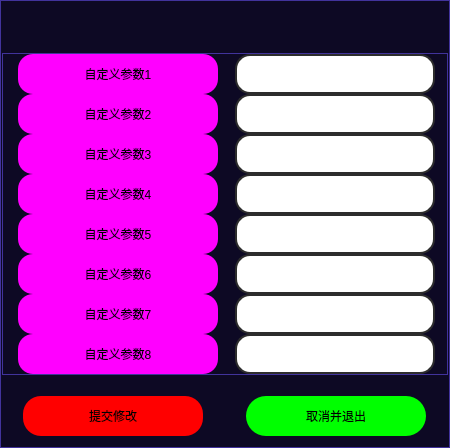
          <widget class="QFrame" name="frame_37">
           <property name="sizePolicy">
            <sizepolicy hsizetype="Expanding" vsizetype="Preferred">
             <horstretch>0</horstretch>
             <verstretch>0</verstretch>
            </sizepolicy>
           </property>
           <property name="minimumSize">
            <size>
             <width>450</width>
             <height>0</height>
            </size>
           </property>
           <property name="maximumSize">
            <size>
             <width>450</width>
             <height>16777215</height>
            </size>
           </property>
           <property name="styleSheet">
            <string notr="true">QFrame {
	background-color: rgb(13, 9, 36);
	border: 1px solid rgb(65, 51, 156);
}
QFrame:hover {
	border: 2px solid rgb(255, 85, 0);
}</string>
           </property>
           <property name="frameShape">
            <enum>QFrame::StyledPanel</enum>
           </property>
           <property name="frameShadow">
            <enum>QFrame::Raised</enum>
           </property>
           <layout class="QVBoxLayout" name="verticalLayout_21">
            <property name="spacing">
             <number>1</number>
            </property>
            <property name="leftMargin">
             <number>1</number>
            </property>
            <property name="topMargin">
             <number>1</number>
            </property>
            <property name="rightMargin">
             <number>1</number>
            </property>
            <property name="bottomMargin">
             <number>1</number>
            </property>
            <item>
             <widget class="QFrame" name="frame_17">
              <property name="minimumSize">
               <size>
                <width>0</width>
                <height>50</height>
               </size>
              </property>
              <property name="styleSheet">
               <string notr="true">font: 700 20pt &quot;等线&quot;;
color: rgb(0, 255, 0);
border: none;</string>
              </property>
              <property name="frameShape">
               <enum>QFrame::StyledPanel</enum>
              </property>
              <property name="frameShadow">
               <enum>QFrame::Raised</enum>
              </property>
             </widget>
            </item>
            <item>
             <widget class="QFrame" name="frame_25">
              <property name="styleSheet">
               <string notr="true">QFrame {
	border: 1px solid rgb(65, 51, 156);
}
QFrame:hover {
	border: 1px solid rgb(65, 51, 156);
}</string>
              </property>
              <property name="frameShape">
               <enum>QFrame::StyledPanel</enum>
              </property>
              <property name="frameShadow">
               <enum>QFrame::Raised</enum>
              </property>
              <layout class="QHBoxLayout" name="horizontalLayout_6">
               <property name="spacing">
                <number>15</number>
               </property>
               <property name="leftMargin">
                <number>15</number>
               </property>
               <property name="topMargin">
                <number>0</number>
               </property>
               <property name="rightMargin">
                <number>10</number>
               </property>
               <property name="bottomMargin">
                <number>0</number>
               </property>
               <item>
                <widget class="QFrame" name="upper_left_6">
                 <property name="sizePolicy">
                  <sizepolicy hsizetype="Minimum" vsizetype="Expanding">
                   <horstretch>0</horstretch>
                   <verstretch>0</verstretch>
                  </sizepolicy>
                 </property>
                 <property name="minimumSize">
                  <size>
                   <width>205</width>
                   <height>0</height>
                  </size>
                 </property>
                 <property name="maximumSize">
                  <size>
                   <width>205</width>
                   <height>1000</height>
                  </size>
                 </property>
                 <property name="styleSheet">
                  <string notr="true">border:none</string>
                 </property>
                 <property name="frameShape">
                  <enum>QFrame::StyledPanel</enum>
                 </property>
                 <property name="frameShadow">
                  <enum>QFrame::Raised</enum>
                 </property>
                 <layout class="QVBoxLayout" name="verticalLayout_53">
                  <property name="spacing">
                   <number>0</number>
                  </property>
                  <property name="leftMargin">
                   <number>0</number>
                  </property>
                  <property name="topMargin">
                   <number>0</number>
                  </property>
                  <property name="rightMargin">
                   <number>0</number>
                  </property>
                  <property name="bottomMargin">
                   <number>0</number>
                  </property>
                  <item>
                   <widget class="QLabel" name="label_Customized_parameters1">
                    <property name="minimumSize">
                     <size>
                      <width>200</width>
                      <height>40</height>
                     </size>
                    </property>
                    <property name="maximumSize">
                     <size>
                      <width>200</width>
                      <height>40</height>
                     </size>
                    </property>
                    <property name="styleSheet">
                     <string notr="true">QLabel {
	font: 700 18pt &quot;等线&quot;;
	background-color: rgb(255, 0, 255);
	border-radius: 15px;
}

QLabel:hover{
	border: 3px solid rgb(0, 255, 0);
}
QLabel:disabled{
	color: rgb(0, 0, 0);
	border-color: rgb(166, 166, 166);
    background-color: rgb(186, 186, 186);
}</string>
                    </property>
                    <property name="text">
                     <string>自定义参数1</string>
                    </property>
                    <property name="alignment">
                     <set>Qt::AlignCenter</set>
                    </property>
                    <property name="buddy">
                     <cstring>Customized_parameters1</cstring>
                    </property>
                   </widget>
                  </item>
                  <item>
                   <widget class="QLabel" name="label_Customized_parameters2">
                    <property name="minimumSize">
                     <size>
                      <width>200</width>
                      <height>40</height>
                     </size>
                    </property>
                    <property name="maximumSize">
                     <size>
                      <width>200</width>
                      <height>40</height>
                     </size>
                    </property>
                    <property name="styleSheet">
                     <string notr="true">QLabel {
	font: 700 18pt &quot;等线&quot;;
	background-color: rgb(255, 0, 255);
	border-radius: 15px;
}

QLabel:hover{
	border: 3px solid rgb(0, 255, 0);
}
QLabel:disabled{
	color: rgb(0, 0, 0);
	border-color: rgb(166, 166, 166);
    background-color: rgb(186, 186, 186);
}</string>
                    </property>
                    <property name="text">
                     <string>自定义参数2</string>
                    </property>
                    <property name="alignment">
                     <set>Qt::AlignCenter</set>
                    </property>
                    <property name="buddy">
                     <cstring>Customized_parameters2</cstring>
                    </property>
                   </widget>
                  </item>
                  <item>
                   <widget class="QLabel" name="label_Customized_parameters3">
                    <property name="minimumSize">
                     <size>
                      <width>200</width>
                      <height>40</height>
                     </size>
                    </property>
                    <property name="maximumSize">
                     <size>
                      <width>200</width>
                      <height>40</height>
                     </size>
                    </property>
                    <property name="styleSheet">
                     <string notr="true">QLabel {
	font: 700 18pt &quot;等线&quot;;
	background-color: rgb(255, 0, 255);
	border-radius: 15px;
}

QLabel:hover{
	border: 3px solid rgb(0, 255, 0);
}
QLabel:disabled{
	color: rgb(0, 0, 0);
	border-color: rgb(166, 166, 166);
    background-color: rgb(186, 186, 186);
}</string>
                    </property>
                    <property name="text">
                     <string>自定义参数3</string>
                    </property>
                    <property name="alignment">
                     <set>Qt::AlignCenter</set>
                    </property>
                    <property name="buddy">
                     <cstring>Customized_parameters3</cstring>
                    </property>
                   </widget>
                  </item>
                  <item>
                   <widget class="QLabel" name="label_Customized_parameters4">
                    <property name="minimumSize">
                     <size>
                      <width>200</width>
                      <height>40</height>
                     </size>
                    </property>
                    <property name="maximumSize">
                     <size>
                      <width>200</width>
                      <height>40</height>
                     </size>
                    </property>
                    <property name="styleSheet">
                     <string notr="true">QLabel {
	font: 700 18pt &quot;等线&quot;;
	background-color: rgb(255, 0, 255);
	border-radius: 15px;
}

QLabel:hover{
	border: 3px solid rgb(0, 255, 0);
}
QLabel:disabled{
	color: rgb(0, 0, 0);
	border-color: rgb(166, 166, 166);
    background-color: rgb(186, 186, 186);
}</string>
                    </property>
                    <property name="text">
                     <string>自定义参数4</string>
                    </property>
                    <property name="alignment">
                     <set>Qt::AlignCenter</set>
                    </property>
                    <property name="buddy">
                     <cstring>Customized_parameters4</cstring>
                    </property>
                   </widget>
                  </item>
                  <item>
                   <widget class="QLabel" name="label_Customized_parameters5">
                    <property name="minimumSize">
                     <size>
                      <width>200</width>
                      <height>40</height>
                     </size>
                    </property>
                    <property name="maximumSize">
                     <size>
                      <width>200</width>
                      <height>40</height>
                     </size>
                    </property>
                    <property name="styleSheet">
                     <string notr="true">QLabel {
	font: 700 18pt &quot;等线&quot;;
	background-color: rgb(255, 0, 255);
	border-radius: 15px;
}

QLabel:hover{
	border: 3px solid rgb(0, 255, 0);
}
QLabel:disabled{
	color: rgb(0, 0, 0);
	border-color: rgb(166, 166, 166);
    background-color: rgb(186, 186, 186);
}</string>
                    </property>
                    <property name="text">
                     <string>自定义参数5</string>
                    </property>
                    <property name="alignment">
                     <set>Qt::AlignCenter</set>
                    </property>
                    <property name="buddy">
                     <cstring>Customized_parameters5</cstring>
                    </property>
                   </widget>
                  </item>
                  <item>
                   <widget class="QLabel" name="label_Customized_parameters6">
                    <property name="minimumSize">
                     <size>
                      <width>200</width>
                      <height>40</height>
                     </size>
                    </property>
                    <property name="maximumSize">
                     <size>
                      <width>200</width>
                      <height>40</height>
                     </size>
                    </property>
                    <property name="styleSheet">
                     <string notr="true">QLabel {
	font: 700 18pt &quot;等线&quot;;
	background-color: rgb(255, 0, 255);
	border-radius: 15px;
}

QLabel:hover{
	border: 3px solid rgb(0, 255, 0);
}
QLabel:disabled{
	color: rgb(0, 0, 0);
	border-color: rgb(166, 166, 166);
    background-color: rgb(186, 186, 186);
}</string>
                    </property>
                    <property name="text">
                     <string>自定义参数6</string>
                    </property>
                    <property name="alignment">
                     <set>Qt::AlignCenter</set>
                    </property>
                    <property name="buddy">
                     <cstring>Customized_parameters6</cstring>
                    </property>
                   </widget>
                  </item>
                  <item>
                   <widget class="QLabel" name="label_Customized_parameters7">
                    <property name="minimumSize">
                     <size>
                      <width>200</width>
                      <height>40</height>
                     </size>
                    </property>
                    <property name="maximumSize">
                     <size>
                      <width>200</width>
                      <height>40</height>
                     </size>
                    </property>
                    <property name="styleSheet">
                     <string notr="true">QLabel {
	font: 700 18pt &quot;等线&quot;;
	background-color: rgb(255, 0, 255);
	border-radius: 15px;
}

QLabel:hover{
	border: 3px solid rgb(0, 255, 0);
}
QLabel:disabled{
	color: rgb(0, 0, 0);
	border-color: rgb(166, 166, 166);
    background-color: rgb(186, 186, 186);
}</string>
                    </property>
                    <property name="text">
                     <string>自定义参数7</string>
                    </property>
                    <property name="alignment">
                     <set>Qt::AlignCenter</set>
                    </property>
                    <property name="buddy">
                     <cstring>Customized_parameters7</cstring>
                    </property>
                   </widget>
                  </item>
                  <item>
                   <widget class="QLabel" name="label_Customized_parameters">
                    <property name="minimumSize">
                     <size>
                      <width>200</width>
                      <height>40</height>
                     </size>
                    </property>
                    <property name="maximumSize">
                     <size>
                      <width>200</width>
                      <height>40</height>
                     </size>
                    </property>
                    <property name="styleSheet">
                     <string notr="true">QLabel {
	font: 700 18pt &quot;等线&quot;;
	background-color: rgb(255, 0, 255);
	border-radius: 15px;
}

QLabel:hover{
	border: 3px solid rgb(0, 255, 0);
}
QLabel:disabled{
	color: rgb(0, 0, 0);
	border-color: rgb(166, 166, 166);
    background-color: rgb(186, 186, 186);
}</string>
                    </property>
                    <property name="text">
                     <string>自定义参数8</string>
                    </property>
                    <property name="alignment">
                     <set>Qt::AlignCenter</set>
                    </property>
                    <property name="buddy">
                     <cstring>Customized_parameters8</cstring>
                    </property>
                   </widget>
                  </item>
                 </layout>
                </widget>
               </item>
               <item>
                <widget class="QFrame" name="upper_right_6">
                 <property name="sizePolicy">
                  <sizepolicy hsizetype="Minimum" vsizetype="Expanding">
                   <horstretch>0</horstretch>
                   <verstretch>0</verstretch>
                  </sizepolicy>
                 </property>
                 <property name="minimumSize">
                  <size>
                   <width>205</width>
                   <height>0</height>
                  </size>
                 </property>
                 <property name="maximumSize">
                  <size>
                   <width>205</width>
                   <height>1000</height>
                  </size>
                 </property>
                 <property name="styleSheet">
                  <string notr="true">border:none</string>
                 </property>
                 <property name="frameShape">
                  <enum>QFrame::StyledPanel</enum>
                 </property>
                 <property name="frameShadow">
                  <enum>QFrame::Raised</enum>
                 </property>
                 <layout class="QVBoxLayout" name="verticalLayout_42">
                  <property name="spacing">
                   <number>0</number>
                  </property>
                  <property name="leftMargin">
                   <number>0</number>
                  </property>
                  <property name="topMargin">
                   <number>0</number>
                  </property>
                  <property name="rightMargin">
                   <number>0</number>
                  </property>
                  <property name="bottomMargin">
                   <number>0</number>
                  </property>
                  <item>
                   <widget class="QLineEdit" name="Customized_parameters1">
                    <property name="minimumSize">
                     <size>
                      <width>200</width>
                      <height>40</height>
                     </size>
                    </property>
                    <property name="maximumSize">
                     <size>
                      <width>200</width>
                      <height>40</height>
                     </size>
                    </property>
                    <property name="styleSheet">
                     <string notr="true">QLineEdit {
	border: 2px solid rgb(45, 45, 45);
	border-radius: 15px;
	padding: 5px;
	background-color: rgb(255, 255, 255);	
	color: rgb(0, 0, 0);
	font: 700 18pt &quot;等线&quot;;
}
QLineEdit:hover {
	border: 3px solid rgb(255, 85, 0);
}
QLineEdit:focus {
	border: 3px solid rgb(255, 85, 0);
	color: rgb(255, 0, 0);
}
QLineEdit:disabled{
	color: rgb(0, 0, 0);
	border-color: rgb(166, 166, 166);
    background-color: rgb(186, 186, 186);
}</string>
                    </property>
                   </widget>
                  </item>
                  <item>
                   <widget class="QLineEdit" name="Customized_parameters2">
                    <property name="minimumSize">
                     <size>
                      <width>200</width>
                      <height>40</height>
                     </size>
                    </property>
                    <property name="maximumSize">
                     <size>
                      <width>200</width>
                      <height>40</height>
                     </size>
                    </property>
                    <property name="styleSheet">
                     <string notr="true">QLineEdit {
	border: 2px solid rgb(45, 45, 45);
	border-radius: 15px;
	padding: 5px;
	background-color: rgb(255, 255, 255);	
	color: rgb(0, 0, 0);
	font: 700 18pt &quot;等线&quot;;
}
QLineEdit:hover {
	border: 3px solid rgb(255, 85, 0);
}
QLineEdit:focus {
	border: 3px solid rgb(255, 85, 0);
	color: rgb(255, 0, 0);
}
QLineEdit:disabled{
	color: rgb(0, 0, 0);
	border-color: rgb(166, 166, 166);
    background-color: rgb(186, 186, 186);
}</string>
                    </property>
                   </widget>
                  </item>
                  <item>
                   <widget class="QLineEdit" name="Customized_parameters3">
                    <property name="minimumSize">
                     <size>
                      <width>200</width>
                      <height>40</height>
                     </size>
                    </property>
                    <property name="maximumSize">
                     <size>
                      <width>200</width>
                      <height>40</height>
                     </size>
                    </property>
                    <property name="styleSheet">
                     <string notr="true">QLineEdit {
	border: 2px solid rgb(45, 45, 45);
	border-radius: 15px;
	padding: 5px;
	background-color: rgb(255, 255, 255);	
	color: rgb(0, 0, 0);
	font: 700 18pt &quot;等线&quot;;
}
QLineEdit:hover {
	border: 3px solid rgb(255, 85, 0);
}
QLineEdit:focus {
	border: 3px solid rgb(255, 85, 0);
	color: rgb(255, 0, 0);
}
QLineEdit:disabled{
	color: rgb(0, 0, 0);
	border-color: rgb(166, 166, 166);
    background-color: rgb(186, 186, 186);
}</string>
                    </property>
                   </widget>
                  </item>
                  <item>
                   <widget class="QLineEdit" name="Customized_parameters4">
                    <property name="minimumSize">
                     <size>
                      <width>200</width>
                      <height>40</height>
                     </size>
                    </property>
                    <property name="maximumSize">
                     <size>
                      <width>200</width>
                      <height>40</height>
                     </size>
                    </property>
                    <property name="styleSheet">
                     <string notr="true">QLineEdit {
	border: 2px solid rgb(45, 45, 45);
	border-radius: 15px;
	padding: 5px;
	background-color: rgb(255, 255, 255);	
	color: rgb(0, 0, 0);
	font: 700 18pt &quot;等线&quot;;
}
QLineEdit:hover {
	border: 3px solid rgb(255, 85, 0);
}
QLineEdit:focus {
	border: 3px solid rgb(255, 85, 0);
	color: rgb(255, 0, 0);
}
QLineEdit:disabled{
	color: rgb(0, 0, 0);
	border-color: rgb(166, 166, 166);
    background-color: rgb(186, 186, 186);
}</string>
                    </property>
                   </widget>
                  </item>
                  <item>
                   <widget class="QLineEdit" name="Customized_parameters5">
                    <property name="minimumSize">
                     <size>
                      <width>200</width>
                      <height>40</height>
                     </size>
                    </property>
                    <property name="maximumSize">
                     <size>
                      <width>200</width>
                      <height>40</height>
                     </size>
                    </property>
                    <property name="styleSheet">
                     <string notr="true">QLineEdit {
	border: 2px solid rgb(45, 45, 45);
	border-radius: 15px;
	padding: 5px;
	background-color: rgb(255, 255, 255);	
	color: rgb(0, 0, 0);
	font: 700 18pt &quot;等线&quot;;
}
QLineEdit:hover {
	border: 3px solid rgb(255, 85, 0);
}
QLineEdit:focus {
	border: 3px solid rgb(255, 85, 0);
	color: rgb(255, 0, 0);
}
QLineEdit:disabled{
	color: rgb(0, 0, 0);
	border-color: rgb(166, 166, 166);
    background-color: rgb(186, 186, 186);
}</string>
                    </property>
                    <property name="text">
                     <string/>
                    </property>
                   </widget>
                  </item>
                  <item>
                   <widget class="QLineEdit" name="Customized_parameters6">
                    <property name="minimumSize">
                     <size>
                      <width>200</width>
                      <height>40</height>
                     </size>
                    </property>
                    <property name="maximumSize">
                     <size>
                      <width>200</width>
                      <height>40</height>
                     </size>
                    </property>
                    <property name="styleSheet">
                     <string notr="true">QLineEdit {
	border: 2px solid rgb(45, 45, 45);
	border-radius: 15px;
	padding: 5px;
	background-color: rgb(255, 255, 255);	
	color: rgb(0, 0, 0);
	font: 700 18pt &quot;等线&quot;;
}
QLineEdit:hover {
	border: 3px solid rgb(255, 85, 0);
}
QLineEdit:focus {
	border: 3px solid rgb(255, 85, 0);
	color: rgb(255, 0, 0);
}
QLineEdit:disabled{
	color: rgb(0, 0, 0);
	border-color: rgb(166, 166, 166);
    background-color: rgb(186, 186, 186);
}</string>
                    </property>
                    <property name="text">
                     <string/>
                    </property>
                   </widget>
                  </item>
                  <item>
                   <widget class="QLineEdit" name="Customized_parameters7">
                    <property name="minimumSize">
                     <size>
                      <width>200</width>
                      <height>40</height>
                     </size>
                    </property>
                    <property name="maximumSize">
                     <size>
                      <width>200</width>
                      <height>40</height>
                     </size>
                    </property>
                    <property name="styleSheet">
                     <string notr="true">QLineEdit {
	border: 2px solid rgb(45, 45, 45);
	border-radius: 15px;
	padding: 5px;
	background-color: rgb(255, 255, 255);	
	color: rgb(0, 0, 0);
	font: 700 18pt &quot;等线&quot;;
}
QLineEdit:hover {
	border: 3px solid rgb(255, 85, 0);
}
QLineEdit:focus {
	border: 3px solid rgb(255, 85, 0);
	color: rgb(255, 0, 0);
}
QLineEdit:disabled{
	color: rgb(0, 0, 0);
	border-color: rgb(166, 166, 166);
    background-color: rgb(186, 186, 186);
}</string>
                    </property>
                   </widget>
                  </item>
                  <item>
                   <widget class="QLineEdit" name="Customized_parameters8">
                    <property name="minimumSize">
                     <size>
                      <width>200</width>
                      <height>40</height>
                     </size>
                    </property>
                    <property name="maximumSize">
                     <size>
                      <width>200</width>
                      <height>40</height>
                     </size>
                    </property>
                    <property name="styleSheet">
                     <string notr="true">QLineEdit {
	border: 2px solid rgb(45, 45, 45);
	border-radius: 15px;
	padding: 5px;
	background-color: rgb(255, 255, 255);	
	color: rgb(0, 0, 0);
	font: 700 18pt &quot;等线&quot;;
}
QLineEdit:hover {
	border: 3px solid rgb(255, 85, 0);
}
QLineEdit:focus {
	border: 3px solid rgb(255, 85, 0);
	color: rgb(255, 0, 0);
}
QLineEdit:disabled{
	color: rgb(0, 0, 0);
	border-color: rgb(166, 166, 166);
    background-color: rgb(186, 186, 186);
}</string>
                    </property>
                   </widget>
                  </item>
                 </layout>
                </widget>
               </item>
              </layout>
             </widget>
            </item>
            <item>
             <widget class="QFrame" name="frame_60">
              <property name="minimumSize">
               <size>
                <width>0</width>
                <height>60</height>
               </size>
              </property>
              <property name="maximumSize">
               <size>
                <width>16777215</width>
                <height>100</height>
               </size>
              </property>
              <property name="styleSheet">
               <string notr="true">QFrame {
	border: none;
}
</string>
              </property>
              <property name="frameShape">
               <enum>QFrame::StyledPanel</enum>
              </property>
              <property name="frameShadow">
               <enum>QFrame::Raised</enum>
              </property>
              <layout class="QHBoxLayout" name="horizontalLayout_32">
               <property name="spacing">
                <number>0</number>
               </property>
               <property name="leftMargin">
                <number>0</number>
               </property>
               <property name="topMargin">
                <number>20</number>
               </property>
               <property name="rightMargin">
                <number>0</number>
               </property>
               <property name="bottomMargin">
                <number>10</number>
               </property>
               <item>
                <widget class="QFrame" name="frame_40">
                 <property name="styleSheet">
                  <string notr="true"/>
                 </property>
                 <property name="frameShape">
                  <enum>QFrame::StyledPanel</enum>
                 </property>
                 <property name="frameShadow">
                  <enum>QFrame::Raised</enum>
                 </property>
                 <layout class="QHBoxLayout" name="horizontalLayout_21">
                  <property name="spacing">
                   <number>0</number>
                  </property>
                  <property name="leftMargin">
                   <number>0</number>
                  </property>
                  <property name="topMargin">
                   <number>0</number>
                  </property>
                  <property name="rightMargin">
                   <number>0</number>
                  </property>
                  <property name="bottomMargin">
                   <number>0</number>
                  </property>
                  <item alignment="Qt::AlignVCenter">
                   <widget class="QPushButton" name="Btn_submit_changes">
                    <property name="enabled">
                     <bool>true</bool>
                    </property>
                    <property name="sizePolicy">
                     <sizepolicy hsizetype="Fixed" vsizetype="Preferred">
                      <horstretch>0</horstretch>
                      <verstretch>0</verstretch>
                     </sizepolicy>
                    </property>
                    <property name="minimumSize">
                     <size>
                      <width>180</width>
                      <height>40</height>
                     </size>
                    </property>
                    <property name="maximumSize">
                     <size>
                      <width>180</width>
                      <height>40</height>
                     </size>
                    </property>
                    <property name="styleSheet">
                     <string notr="true">QPushButton{	
	background-color: rgb(255, 0, 0);
	font: 700 18pt &quot;等线&quot;;
	border-radius: 18px;
}
QPushButton:hover{
	border: 3px solid rgb(255, 200, 0);  
}
QPushButton:pressed{
	color: green;
	border-color: blueviolet;
    background-color: rgb(85, 0, 255);
}
QPushButton:disabled{
	color: rgb(31, 31, 31);
    background-color: rgb(152, 152, 152);
}</string>
                    </property>
                    <property name="text">
                     <string>提交修改</string>
                    </property>
                    <property name="iconSize">
                     <size>
                      <width>20</width>
                      <height>20</height>
                     </size>
                    </property>
                    <property name="checkable">
                     <bool>true</bool>
                    </property>
                    <property name="checked">
                     <bool>false</bool>
                    </property>
                   </widget>
                  </item>
                 </layout>
                </widget>
               </item>
               <item>
                <widget class="QFrame" name="frame_46">
                 <property name="styleSheet">
                  <string notr="true"/>
                 </property>
                 <property name="frameShape">
                  <enum>QFrame::StyledPanel</enum>
                 </property>
                 <property name="frameShadow">
                  <enum>QFrame::Raised</enum>
                 </property>
                 <layout class="QHBoxLayout" name="horizontalLayout_33">
                  <property name="spacing">
                   <number>0</number>
                  </property>
                  <property name="leftMargin">
                   <number>0</number>
                  </property>
                  <property name="topMargin">
                   <number>0</number>
                  </property>
                  <property name="rightMargin">
                   <number>0</number>
                  </property>
                  <property name="bottomMargin">
                   <number>0</number>
                  </property>
                  <item alignment="Qt::AlignVCenter">
                   <widget class="QPushButton" name="Btn_cancel_and_exit">
                    <property name="enabled">
                     <bool>true</bool>
                    </property>
                    <property name="sizePolicy">
                     <sizepolicy hsizetype="Minimum" vsizetype="Minimum">
                      <horstretch>0</horstretch>
                      <verstretch>0</verstretch>
                     </sizepolicy>
                    </property>
                    <property name="minimumSize">
                     <size>
                      <width>180</width>
                      <height>40</height>
                     </size>
                    </property>
                    <property name="maximumSize">
                     <size>
                      <width>180</width>
                      <height>40</height>
                     </size>
                    </property>
                    <property name="styleSheet">
                     <string notr="true">QPushButton{	
	background-color: rgb(0, 255, 0);
	font: 700 18pt &quot;等线&quot;;
	border-radius: 20px;
}
QPushButton:hover{
	border: 3px solid rgb(255, 200, 0);  
}
QPushButton:pressed{
	color: green;
	border-color: rgb(255, 0, 0);
    background-color: rgb(255, 255, 0);
}
QPushButton:disabled{
	color: rgb(31, 31, 31);
    background-color: rgb(152, 152, 152);
}</string>
                    </property>
                    <property name="text">
                     <string>取消并退出</string>
                    </property>
                    <property name="iconSize">
                     <size>
                      <width>19</width>
                      <height>20</height>
                     </size>
                    </property>
                   </widget>
                  </item>
                 </layout>
                </widget>
               </item>
              </layout>
             </widget>
            </item>
           </layout>
          </widget>
